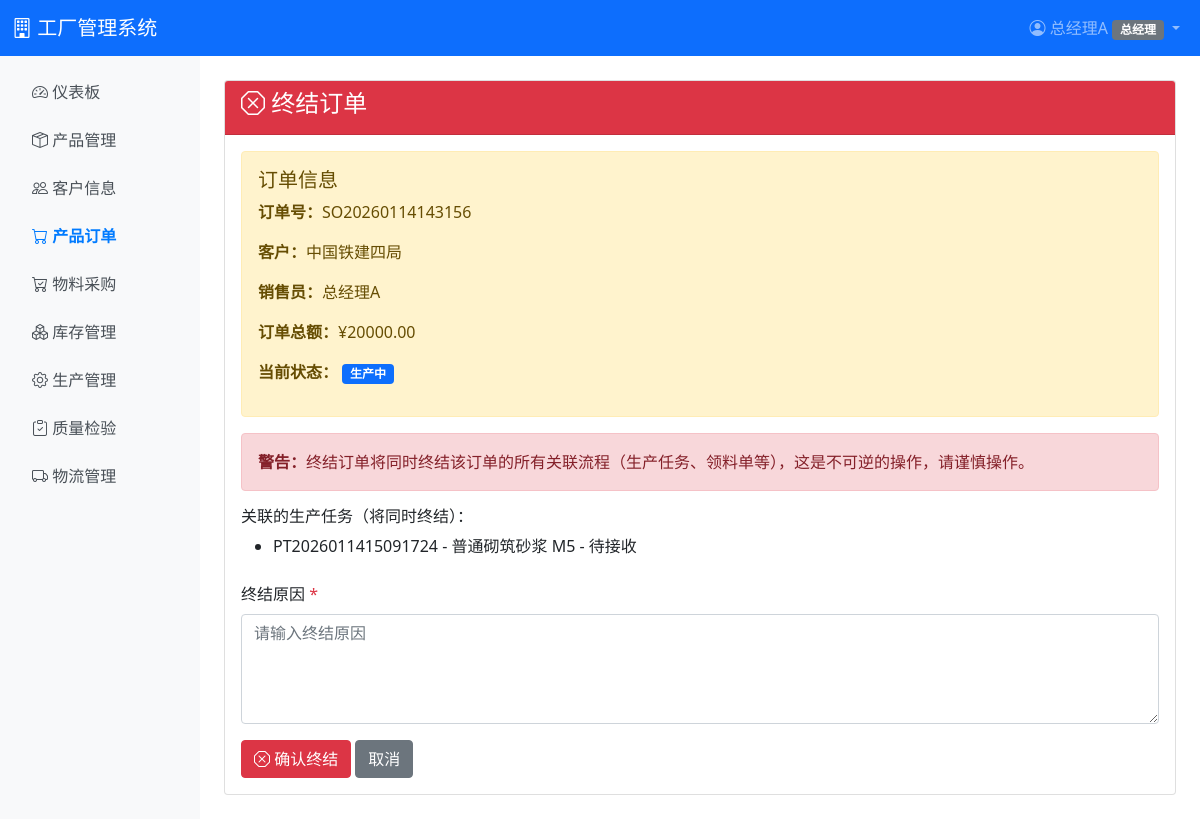
Before: /sales/orders/24/terminate/ (signed in) with the older database file.
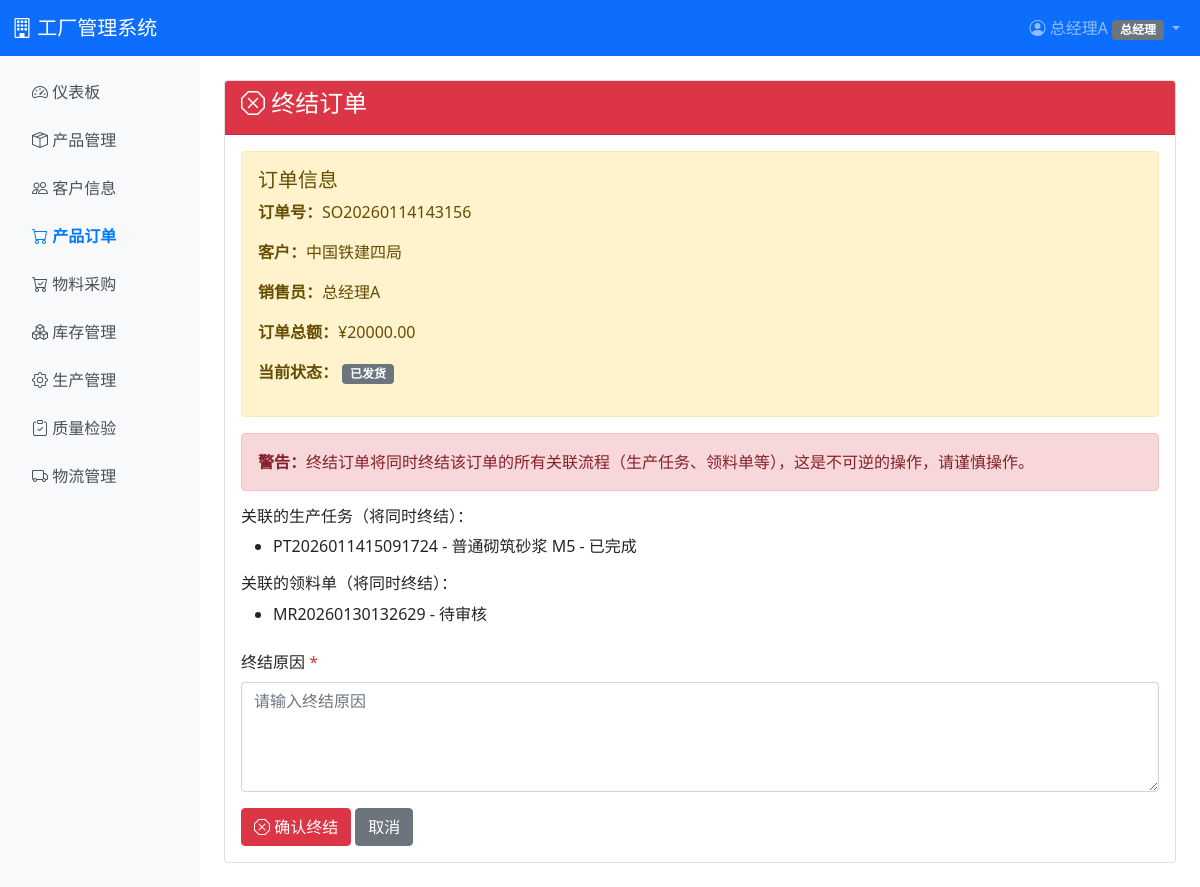
After: the same page with the newer database file.
### production/models.py (models this page shows, shortened)
class ProductionTask(models.Model):
    STATUS_CHOICES = [
        ('pending', '待接收'),
        ('material_insufficient', '原料不足'),
        ('received', '已接收'),
        ('material_preparing', '备料中'),
        ('in_production', '生产中'),
        ('qc_checking', '质检中'),
        ('pending_inbound', '待入库'),  # 生产已完成、未质检，等待成品入库；入库足量后变为已完成
        ('completed', '已完成'),
        ('cancelled', '已取消'),
        ('terminated', '已终结'),
    ]
    PRODUCTION_TYPE_CHOICES = [
        ('order', '订单生产'),
        ('stock', '备货生产'),
    ]
    task_no = models.CharField(max_length=50, unique=True, verbose_name='任务单号')
    production_type = models.CharField(max_length=10, choices=PRODUCTION_TYPE_CHOICES, default='order', verbose_name='生产类型')
    order = models.ForeignKey(SalesOrder, on_delete=models.CASCADE, null=True, blank=True, related_name='production_tasks', verbose_name='关联订单')
    product = models.ForeignKey(Product, on_delete=models.PROTECT, verbose_name='产品')
    required_quantity = models.DecimalField(max_digits=10, decimal_places=2, validators=[MinValueValidator(0.01)], verbose_name='需求数量（基础单位）')
    completed_quantity = models.DecimalField(max_digits=10, decimal_places=2, default=0, verbose_name='完成数量（基础单位）')
    status = models.CharField(max_length=25, choices=STATUS_CHOICES, default='pending', verbose_name='状态')
    planned_completion_date = models.DateField(null=True, blank=True, verbose_name='计划完成日期')
    received_by = models.ForeignKey('auth.User', on_delete=models.SET_NULL, null=True, blank=True, related_name='received_tasks', verbose_name='接收人')
    received_at = models.DateTimeField(null=True, blank=True, verbose_name='接收时间')
    started_at = models.DateTimeField(null=True, blank=True, verbose_name='开始时间')
    completed_at = models.DateTimeField(null=True, blank=True, verbose_name='完成时间')
    terminated_by = models.ForeignKey('auth.User', on_delete=models.SET_NULL, null=True, blank=True, related_name='terminated_tasks', verbose_name='终结人')
    terminated_at = models.DateTimeField(null=True, blank=True, verbose_name='终结时间')
    terminate_reason = models.TextField(blank=True, verbose_name='终结原因')
    remark = models.TextField(blank=True, verbose_name='备注')
    created_at = models.DateTimeField(auto_now_add=True, verbose_name='创建时间')
    updated_at = models.DateTimeField(auto_now=True, verbose_name='更新时间')
    class Meta:
        verbose_name = '生产任务单'
        verbose_name_plural = '生产任务单'
        ordering = ['-created_at']

class MaterialRequisition(models.Model):
    STATUS_CHOICES = [
        ('pending', '待审核'),
        ('approved', '已批准'),
        ('issued', '已发料'),
        ('cancelled', '已取消'),
        ('terminated', '已终结'),
    ]
    requisition_no = models.CharField(max_length=50, unique=True, verbose_name='领料单号')
    task = models.ForeignKey(ProductionTask, on_delete=models.CASCADE, related_name='material_requisitions', verbose_name='生产任务')
    status = models.CharField(max_length=20, choices=STATUS_CHOICES, default='pending', verbose_name='状态')
    requested_by = models.ForeignKey('auth.User', on_delete=models.PROTECT, related_name='requested_requisitions', verbose_name='申请人')
    approved_by = models.ForeignKey('auth.User', on_delete=models.SET_NULL, null=True, blank=True, related_name='approved_requisitions', verbose_name='审批人')
    approved_at = models.DateTimeField(null=True, blank=True, verbose_name='审批时间')
    issued_by = models.ForeignKey('auth.User', on_delete=models.SET_NULL, null=True, blank=True, related_name='issued_requisitions', verbose_name='发料人')
    issued_at = models.DateTimeField(null=True, blank=True, verbose_name='发料时间')
    terminated_by = models.ForeignKey('auth.User', on_delete=models.SET_NULL, null=True, blank=True, related_name='terminated_requisitions', verbose_name='终结人')
    terminated_at = models.DateTimeField(null=True, blank=True, verbose_name='终结时间')
    terminate_reason = models.TextField(blank=True, verbose_name='终结原因')
    created_at = models.DateTimeField(auto_now_add=True, verbose_name='创建时间')
    class Meta:
        verbose_name = '领料单'
        verbose_name_plural = '领料单'
        ordering = ['-created_at']

### inventory/models.py (models this page shows, shortened)
class UnitMixin:
    """Material 和 Product 共享的单位换算便捷方法。

    所有方法委托给 UnitConversionService，保持模型层轻薄。
    """

class Product(UnitMixin, models.Model):
    master_product = models.OneToOneField(
        'product.Product',
        on_delete=models.PROTECT,
        null=True,
        blank=True,
        related_name='inventory_product',
        verbose_name='产品主数据',
    )
    sku = models.CharField(max_length=50, unique=True, verbose_name='SKU编码')
    name = models.CharField(max_length=200, verbose_name='产品名称')
    category = models.ForeignKey(ProductCategory, on_delete=models.PROTECT, null=True, blank=True, verbose_name='分类')
    specification = models.TextField(blank=True, verbose_name='规格说明')
    base_unit = models.ForeignKey(
        Unit,
        on_delete=models.PROTECT,
        related_name='base_unit_products',
        verbose_name='基础单位'
    )
    display_unit = models.ForeignKey(
        Unit,
        on_delete=models.PROTECT,
        related_name='display_unit_products',
        verbose_name='显示单位'
    )
    unit_price = models.DecimalField(max_digits=10, decimal_places=2, default=0, verbose_name='基础单价（基础单位）')
    sale_price = models.DecimalField(max_digits=10, decimal_places=2, verbose_name='售价（基础单位）')
    safety_stock = models.DecimalField(max_digits=10, decimal_places=2, default=0, verbose_name='安全库存（基础单位）')
    created_at = models.DateTimeField(auto_now_add=True, verbose_name='创建时间')
    updated_at = models.DateTimeField(auto_now=True, verbose_name='更新时间')
    class Meta:
        verbose_name = '成品'
        verbose_name_plural = '成品'
        ordering = ['sku']

### sales/views.py (the view, shortened to what this page needs)
# urls.py: path('orders/<int:pk>/terminate/', views.order_terminate, name='order_terminate'),
@login_required
@role_required('ceo')
def order_terminate(request, pk):
    order = get_object_or_404(SalesOrder, pk=pk)
    active_statuses = ['in_production', 'ready_to_ship', 'shipped']
    if order.status not in active_statuses:
        messages.error(request, '只能终结进行中的订单（生产中、待发货、已发货）')
        return redirect('sales:order_detail', pk=pk)
    production_tasks = ProductionTask.objects.filter(order=order)
    requisitions = MaterialRequisition.objects.filter(task__order=order)
    from logistics.models import ShippingNotice
    shipping_notices = ShippingNotice.objects.filter(order=order)
    context = {
        'order': order,
        'production_tasks': production_tasks,
        'requisitions': requisitions,
        'shipping_notices': shipping_notices,
    }
    return render(request, 'sales/order_terminate.html', context)

### templates/sales/order_terminate.html (shortened to what this page needs)
{% extends 'base.html' %}
{% block content %}
<div class="card">
    <div class="card-header bg-danger text-white">
        <h4><i class="bi bi-x-octagon"></i> 终结订单</h4>
    </div>
    <div class="card-body">
        <div class="alert alert-warning">
            <h5>订单信息</h5>
            <p><strong>订单号：</strong>{{ order.order_no }}</p>
            <p><strong>客户：</strong>{{ order.customer.name }}</p>
            <p><strong>销售员：</strong>{{ order.salesperson.username }}</p>
            <p><strong>订单总额：</strong>¥{{ order.total_amount }}</p>
            <p><strong>当前状态：</strong>
                {% if order.status == 'in_production' %}
                <span class="badge bg-primary">生产中</span>
                {% elif order.status == 'ready_to_ship' %}
                <span class="badge" style="background-color: #fd7e14;">待发货</span>
                {% elif order.status == 'shipped' %}
                <span class="badge bg-secondary">已发货</span>
                {% endif %}
            </p>
        </div>
        <div class="alert alert-danger">
            <strong>警告：</strong>终结订单将同时终结该订单的所有关联流程（生产任务、领料单等），这是不可逆的操作，请谨慎操作。
        </div>
        {% if production_tasks %}
        <div class="mt-3">
            <h6>关联的生产任务（将同时终结）：</h6>
            <ul>
                {% for task in production_tasks %}
                <li>{{ task.task_no }} - {{ task.product.name }} - {{ task.get_status_display }}</li>
                {% endfor %}
            </ul>
        </div>
        {% endif %}
        {% if requisitions %}
        <div class="mt-3">
            <h6>关联的领料单（将同时终结）：</h6>
            <ul>
                {% for req in requisitions %}
                <li>{{ req.requisition_no }} - {{ req.get_status_display }}</li>
                {% endfor %}
            </ul>
        </div>
        {% endif %}
        <form method="post" class="mt-4">
            <div class="mb-3">
                <label for="terminate_reason" class="form-label">终结原因 <span class="text-danger">*</span></label>
                <textarea class="form-control" id="terminate_reason" name="terminate_reason" rows="4" required placeholder="请输入终结原因"></textarea>
            </div>
            <button type="submit" class="btn btn-danger">
                <i class="bi bi-x-octagon"></i> 确认终结
            </button>
            <a href="{% url 'sales:order_detail' order.pk %}" class="btn btn-secondary">取消</a>
        </form>
    </div>
</div>
{% endblock %}

Changed rows visible on the page:
changed SalesOrder "SO20260114143156": status "in_production" → "shipped" (drawn)
changed ProductionTask "PT2026011415091724": status "待接收" → "已完成"
added MaterialRequisition: requisition_no "MR20260130132629", status "待审核"
Other visible differences:
text no longer shown: "生产中"
text now shown: "已发货 关联的领料单（将同时终结）："
